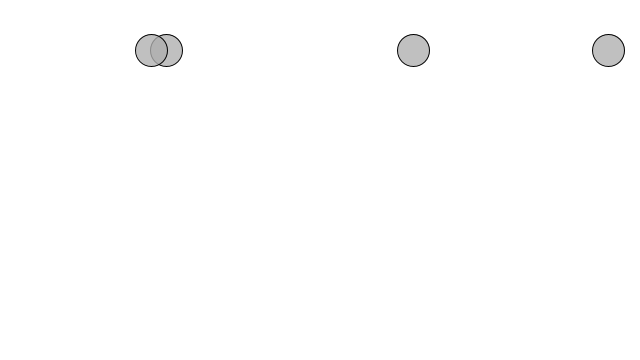
Frame 1 (no input)
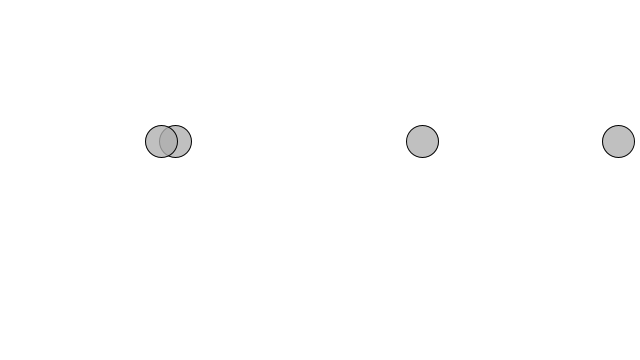
Frame 60 (the mouse pressed at the canvas centre just before this capture)
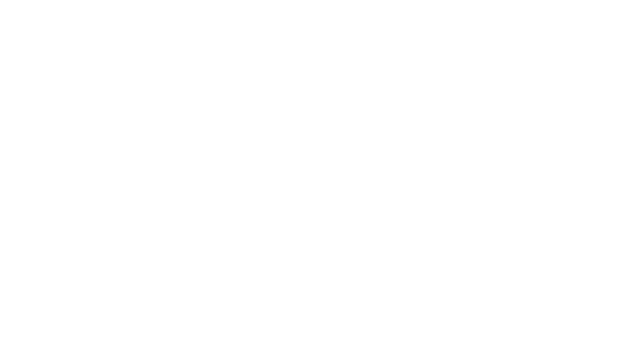
Frame 120 (the mouse held since frame 60 and released just before this capture)

The Processing sketch that drew these frames (run headless with seeded random() and noise(); from frame 60 on, the mouse is pressed at the canvas centre):

// Processing sketch: _020712InvisibleForceMany_2
// ── _020712InvisibleForceMany_2.pde
Mover[] movers = new Mover[4];
float [] xinvisible;
//float xinvisible;
void setup() {
  size(640,360);
  smooth();
  for (int i = 0; i < movers.length; i++) {
    movers[i] = new Mover(2,random(width),50); 
  }
}

void draw() {
  background(255);
//  translate(width/2,height/2);
  //for (int i = 0; i < movers.length; i++) {
  //xinvisible[i]=pow(movers[i].location.x,2);
  //}
//  println(xinvisible);
  PVector invisiblerepel = new PVector(-.005,0);
  PVector wind = new PVector(0.01,0);
  PVector gravity = new PVector(0,0.1);
  for (int i = 0; i < movers.length; i++) {

    movers[i].edgeForce();
    
    movers[i].applyForce(wind);
    movers[i].applyForce(gravity);
    //movers[i].applyForce(invisiblerepel);

    movers[i].update();
    movers[i].display();
    //movers[i].checkEdges();
  }

}

// ── Mover.pde
class Mover {

  PVector location;
  PVector velocity;
  PVector acceleration;
  float mass;

  Mover(float m, float x , float y) {
    mass = m;
    location = new PVector(x,y);
    velocity = new PVector(0,0);
    acceleration = new PVector(0,0);
  }
  
  void applyForce(PVector force) {
    PVector f = PVector.div(force,mass);
    acceleration.add(f);
  }
  
  void edgeForce() {
     float diff = height - location.y;
    
     if (diff < 20) {
       PVector invisibleforce = new PVector(0,-1);
       float strength = map(diff,0,20,1,0);
       strength = constrain(strength,0,1);
       
       invisibleforce.mult(strength*strength);

       applyForce(invisibleforce);
      
     } 
    
    
  }
  
  void update() {
    velocity.add(acceleration);
    location.add(velocity);
    acceleration.mult(0);
  }

  void display() {
    stroke(0);
    fill(175,200);
    ellipse(location.x,location.y,mass*16,mass*16);
  }

  void checkEdges() {

    if (location.x > width) {
      location.x = 0;
    } else if (location.x < 0) {
      location.x = width;
    }

    if (location.y > height) {
      velocity.y *= -1;
      location.y = height;
    }

  }

}
